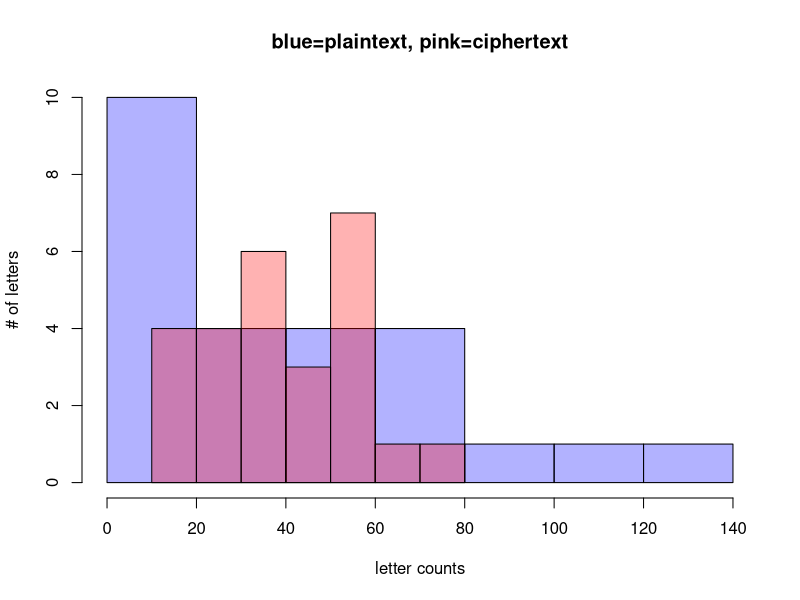
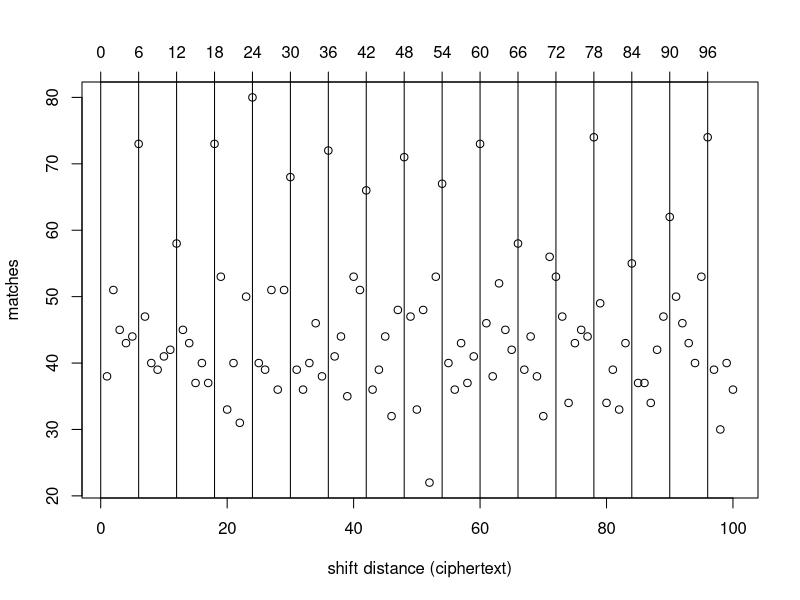
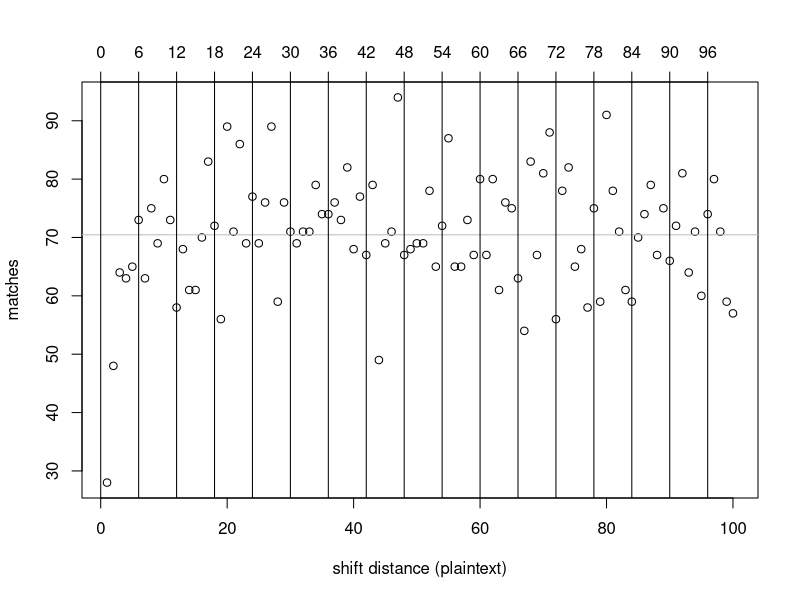
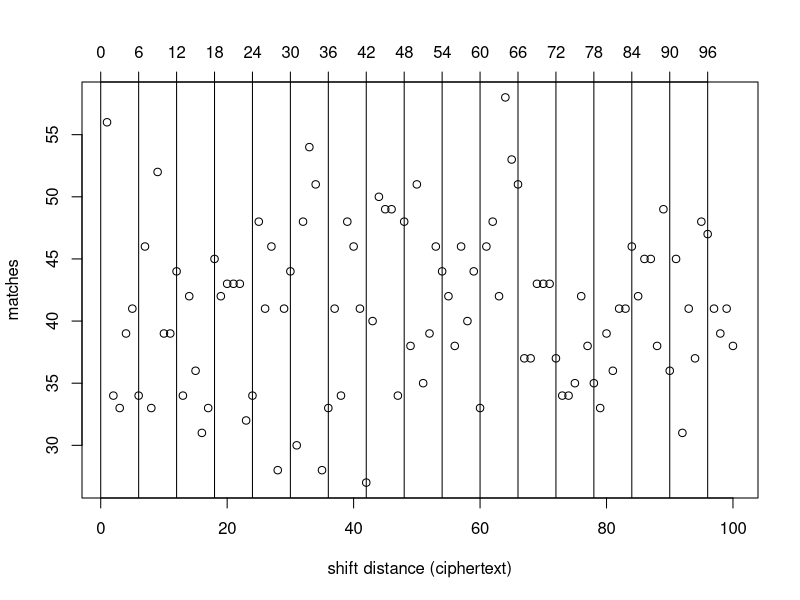

The R source for these figures, in order:
## ---- chunk 1
knitr::opts_chunk$set(echo = TRUE)
knitr::opts_chunk$set(comment = NA)
options(width = 100)
library(gmp)
letterCounts <- function(txt)
{
  return(sort(table(unlist(strsplit(txt,""))),decreasing=TRUE))
}

digramTable <- function(txt)
  # returns a table with the numbers of digrams of each possible type
{
  l <- unlist(strsplit(txt,""))
  dgs <- data.frame(l,c(l[2:length(l)],NA))
  names(dgs) <- c("first","second")
  table(dgs)
}
## ---- chunk 2
stringToMod26 <- function(x) {utf8ToInt(x)-utf8ToInt("a")}
mod26ToString <- function(x) {intToUtf8(x+utf8ToInt("a"))}

vigenere <- function(txt, keyVector)
{
  pt <- stringToMod26(txt)
  suppressWarnings( 
    ct <- (pt + keyVector) %% 26
  )                               
  return(mod26ToString(ct))
}

vigenere("albuquerque", stringToMod26("walter"))
## ---- chunk 3
plaintext <- "howeverinthisextremedistresshewasnotdestituteofhisusualsagacitybuttrustinghimselftotheprovidenceofgodheputhislifeintohazardinthemannerfollowingandnowsaidhesinceitisresolvedamongyouthatyouwilldiecomeonletuscommitourmutualdeathstodeterminationbylothewhomthelotfallstofirstlethimbekilledbyhimthathaththesecondlotandthusfortuneshallmakeitsprogressthroughusallnorshallanyofusperishbyhisownrighthandforitwouldbeunfairifwhentherestaregonesomebodyshouldrepentandsavehimselfthisproposalappearedtothemtobeveryjustandwhenhehadprevailedwiththemtodeterminethismatterbylotshedrewoneofthelotsforhimselfalsohewhohadthefirstlotlaidhisneckbaretohimthathadthenextassupposingthatthegeneralwoulddieamongthemimmediatelyfortheythoughtdeathifjosephusmightbutdiewiththemwassweeterthanlifeyetwashewithanotherlefttothelastwhetherwemustsayithappenedsobychanceorwhetherbytheprovidenceofgodandashewasverydesirousneithertobecondemnedbythelotnorifhehadbeenlefttothelasttoimbruehisrighthandinthebloodofhiscountrymenhepersuadedhimtotrusthisfidelitytohimandtoliveaswellashimself"
keyAsVector <- stringToMod26("skyler")
ciphertext <- vigenere(plaintext, keyAsVector)
letterCounts(plaintext)
letterCounts(ciphertext)
## ---- chunk 4
p1 <- hist(letterCounts(plaintext), plot=FALSE)
p2 <- hist(letterCounts(ciphertext), plot=FALSE)
plot( p1, col=rgb(0,0,1,0.3), main="blue=plaintext, pink=ciphertext", 
      xlab="letter counts", ylab="# of letters")  # transparent blue 
plot( p2, col=rgb(1,0,0,0.3), add=TRUE)  # transparent red 
## ---- chunk 5
vigenere("aaaaaaaaaaaaaaaaaaaaaaaaaaaaaaaaaaaaaaaaaa", stringToMod26("skyler"))
## ---- chunk 6
vigenere("eeeeeeeeeeeeeeeeeeeeeeeeeeeeeeeeeeeeeeeeee", stringToMod26("skyler"))
## ---- chunk 7
vigenere("eeereeeweeeeeerefeeegeeeedeeeeqeeeveeeseem", stringToMod26("skyler"))
## ---- chunk 8
stringToMod26 <- function(x) {utf8ToInt(x)-utf8ToInt("a")}

shiftVec <- function(v, n) {
  v[(seq_along(v) - (n+1)) %% length(v) + 1]
}

stringToMod26("tucosalamanca")
shiftVec(stringToMod26("tucosalamanca"), 3)
## ---- chunk 9
ctv <- stringToMod26(ciphertext)
matches <- sapply(1:20, function(x){sum(ctv-shiftVec(ctv, x)==0)})
names(matches) <- 1:20
matches
## ---- chunk 10
ctv <- stringToMod26(ciphertext)
matches <- sapply(1:100, function(x){sum(ctv-shiftVec(ctv, x)==0)})
plot(matches, xlab="shift distance (ciphertext)")
axis(side=3, at=6*(0:16))
abline(v=6*(0:16))
## ---- chunk 11
ptv <- stringToMod26(plaintext)
matches <- sapply(1:20, function(x){sum(ptv-shiftVec(ptv, x)==0)})
names(matches) <- 1:20
matches
## ---- chunk 12
ptv <- stringToMod26(plaintext)
matches <- sapply(1:100, function(x){sum(ptv-shiftVec(ptv, x)==0)})
plot(matches, xlab="shift distance (plaintext)")
abline(h=mean(matches), col="gray")
axis(side=3, at=6*(0:16))
abline(v=6*(0:16))
## ---- chunk 13
set.seed(60302)
nfPlaintext <- mod26ToString(sample(0:25, 1043, replace=TRUE)) # random ciphertext
nfCiphertext <- vigenere(nfPlaintext, keyAsVector)
ctv <- stringToMod26(nfCiphertext)
matches <- sapply(1:20, function(x){sum(ctv-shiftVec(ctv, x)==0)})
names(matches) <- 1:20
matches
## ---- chunk 14
matches <- sapply(1:100, function(x){sum(ctv-shiftVec(ctv, x)==0)})
plot(matches, xlab="shift distance (ciphertext)")
axis(side=3, at=6*(0:16))
abline(v=6*(0:16))
## ---- chunk 15
ctv <- stringToMod26(ciphertext)
matches <- sapply(1:30, function(x){sum(ctv-shiftVec(ctv, x)==0)})
matches
## ---- chunk 16
matches[c(6,12,18,24,30)]
## ---- chunk 17
matches[seq(6,30,by=6)]
## ---- chunk 18
for(i in 1:10) {
  matches_by_i <- matches[seq(i,30,by=i)]
  cat("by", i, ":", matches_by_i, "mean:", mean(matches_by_i), "\n")
}
## ---- chunk 19
sapply(1:10, function(i) {mean(matches[seq(i,30,by=i)])})
## ---- chunk 20
which.max(sapply(1:10, function(i) {mean(matches[seq(i,30,by=i)])}))
## ---- chunk 21
ciphertext <- "fsbvoiutlbsjienutpwcdlmvlxnrmhfnjcmmiftrnnghjrsznebwmuhkdkaimgrlvtcawzbekxwvrzieplkwkhjetzryipopxbanwddejnmfhwtthzubadphrnyubvxthfmzzhaniiwuztmfdxlrytwnaryaujpamqhrslpvabeqeawlvzxmucdlmvsxqrqtbiilhdusqftowzcwyhyegxhpdlddiiowcymrvomjngohpeerjtrwigpometgwrdnhvbbdziylsobtihwddenbndisuwoabacuzpedwcbjgmiznowlmpiiyiiovmptavtztrbljuvrzvmwryzeortbiheazkziwsqiqlgbgmfdxlryrmvyqnjjtycgceyvxyjzpfdxwvyrptrlwxkwcim"
ctv <- stringToMod26(ciphertext)
matches <- sapply(1:30, function(x){sum(ctv-shiftVec(ctv, x)==0)})
names(matches) <- 1:30
matches
## ---- chunk 22
ct <- stringToMod26(ciphertext)
every9thct <- ct[seq(1,length(ctv), 9)]  # take every 9th element, starting with the first 
letterCounts(mod26ToString(every9thct))
## ---- chunk 23
skipString <- function(txt, n, r) {
  l <- unlist(strsplit(txt,""))
  ss <- l[seq(n,length(l),r)]
  return(paste0(ss,collapse=""))
}
## ---- chunk 24
letterFreq <- function(txt) {
  l <- unlist(c(strsplit(txt,""),letters))
  t <- as.vector(table(l))-1
  return(t/sum(t))
}
## ---- chunk 25
englishFreqs <- c(0.082,0.015,0.028,0.043,0.127,0.022,0.020,0.061,0.070, 0.002,0.008,0.040,0.024,
                  0.067,0.075,0.019,0.001,0.060,0.063,0.091,0.028,0.010,0.023,0.001,0.020,0.001)
u <- letterFreq(skipString(ciphertext,1,9))
for(i in 0:25) {
  cat(paste("shift =", i, "\t", " u_i dot v =", u %*% shiftVec(englishFreqs, i), "\n"))
}
## ---- chunk 26
englishFreqs <- c(0.082,0.015,0.028,0.043,0.127,0.022,0.020,0.061,0.070, 0.002,0.008,0.040,0.024,
                  0.067,0.075,0.019,0.001,0.060,0.063,0.091,0.028,0.010,0.023,0.001,0.020,0.001)
u <- letterFreq(skipString(ciphertext,1,9))
matchFreqs <- sapply(0:25, function(i){u %*% shiftVec(englishFreqs, i)})
matchFreqs
which.max(matchFreqs)-1
## ---- chunk 27
vKey <- numeric(9) # preallocate a vector length 9
for(p in 1:9) {
  u <- letterFreq(skipString(ciphertext,p,9))
  matchFreqs <- sapply(0:25, function(i){u %*% shiftVec(englishFreqs, i)})
  vKey[p] <- which.max(matchFreqs)-1
}
mod26ToString(vKey) # print out the key
## ---- chunk 28
vigenere(ciphertext, -vKey)
